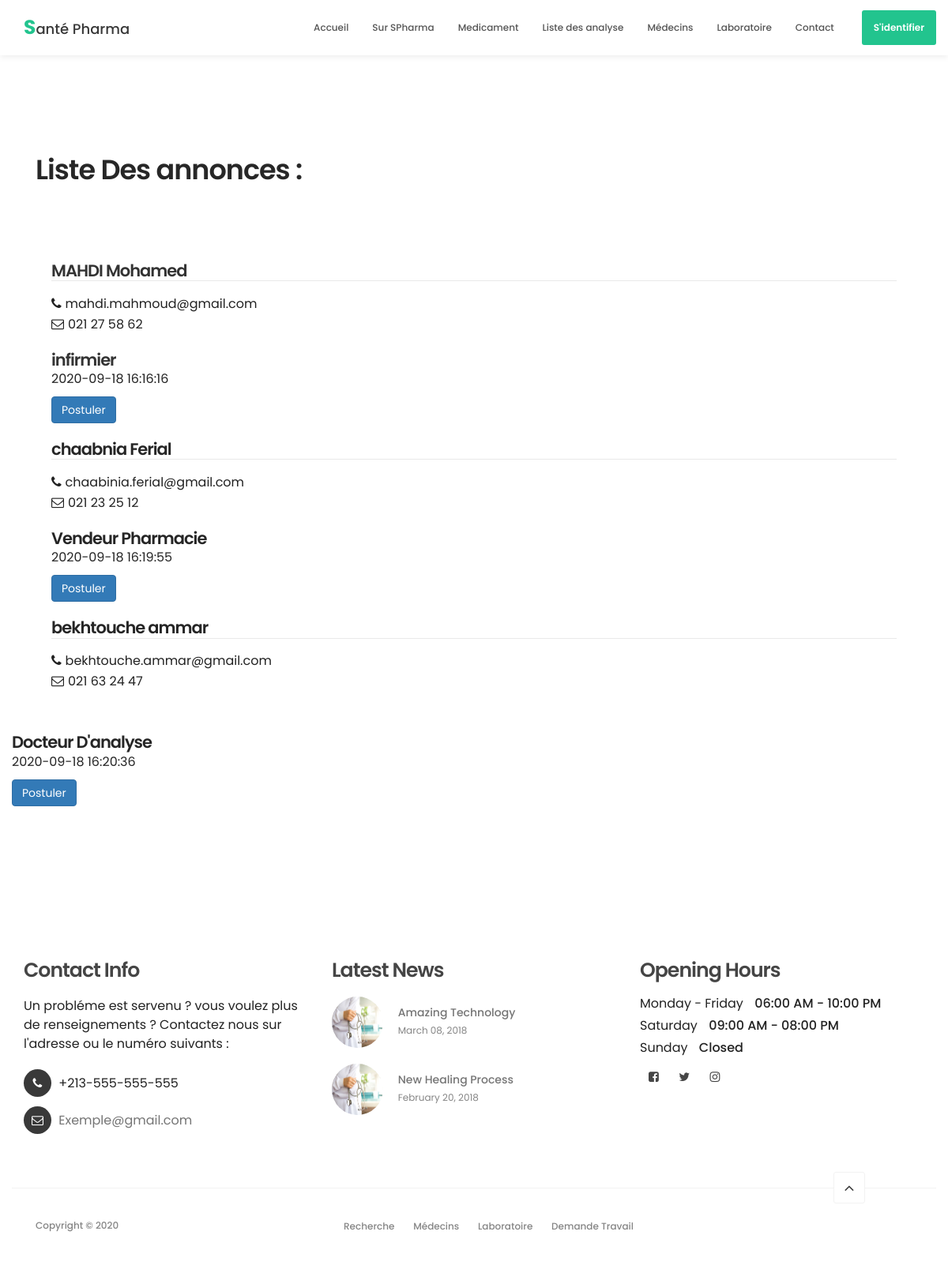
/postannonce.php, run on the app's committed database.
### tables this page shows
CREATE TABLE `postuler` (
  `id` int(10) NOT NULL,
  `nom` varchar(50) NOT NULL,
  `prenom` varchar(50) NOT NULL,
  `email` varchar(50) NOT NULL,
  `dateN` date NOT NULL,
  `specialiste` varchar(20) NOT NULL,
  `phone` varchar(15) NOT NULL,
  `dateCreation` datetime NOT NULL DEFAULT current_timestamp()
);

### postannonce.php (the view, shortened to what this page needs)
<!DOCTYPE html>
<html lang="fr">
<head>
     <link rel="stylesheet" href="css/bootstrap.min.css">
     <link rel="stylesheet" href="css/font-awesome.min.css">
     <link rel="stylesheet" href="css/animate.css">
     <link rel="stylesheet" href="css/owl.carousel.css">
     <link rel="stylesheet" href="css/owl.theme.default.min.css">
     <link rel="stylesheet" href="css/tooplate-style.css">
</head>
<body id="top" data-spy="scroll" data-target=".navbar-collapse" data-offset="50">
     <section class="navbar navbar-default navbar-static-top" role="navigation">
          <div class="container">
               <div class="navbar-header">
                    <a href="index.php" class="navbar-brand"><b>S</b>anté Pharma</a>
               </div>
               <div class="collapse navbar-collapse">
                    <ul class="nav navbar-nav navbar-right">
                         <li><a href="index.php" class="smoothScroll">Accueil</a></li>
                         <li><a href="index.php" class="smoothScroll">Sur SPharma</a></li>
                         <li><a href="listemedicam.php" class="smoothScroll">Medicament</a></li>
                         <li><a href="laboratoire.php" class="smoothScroll">Liste des analyse</a></li>
                         <li><a href="medecin.php" class="smoothScroll">Médecins</a></li>
                         <li><a href="#team1" class="smoothScroll">Laboratoire</a></li>
                         <li><a href="#footer" class="smoothScroll">Contact</a></li>
                         <li class="appointment-btn1"><a href="compte.php">S'identifier</a></li>
                    </ul>
               </div>
          </div>
     </section>
     <section id="team" data-stellar-background-ratio="1">
          <div class="container">
                <div class="col-md-6 col-sm-6" style="width:100%;">
                         <div class="about-info">
                              <h2 class="wow fadeInUp" data-wow-delay="0.1s">Liste Des annonces : </h2>
                         </div>
                    </div>
                    <div class="row">
                         <div class="col-sm-12" style="padding: 50px;">
                         	<div class="card">
                              <div class="card-body">
                              <?php
                                        include("connexion3.php");
                                        $query = "select * from postuler";
                                        $stat = $conn->query($query);
                                        $tab = $stat;
                                        if ($tab->rowCount() > 0) {
                                             while($row = $tab->fetch(PDO::FETCH_ASSOC)) {
                                               print "<h3>". $row["nom"]." ". $row["prenom"]."</h3>";
                                               echo "
                                               <div class='team-contact-info'>
                                               <p><i class='fa fa-phone'></i>". $row['email']."</p>
                                               <p><i class='fa fa-envelope-o'></i>". $row['phone']."</p>
                                               </div>
                                               </div>";
                                               echo "<h3 >". $row["specialiste"]."</h3>";
                                               echo "<p>".$row["dateCreation"]."</p>";
                                               echo "<a  href='index.php'><button type='button' class='btn btn-primary'>Postuler</button>";
                                        }
                                   }
                                   ?>
                              </div>
                        	</div>
     </section>
     <footer data-stellar-background-ratio="5" id="footer">
          <div class="container">
               <div class="row">
                    <div class="col-md-4 col-sm-4">
                         <div class="footer-thumb">
                              <h4 class="wow fadeInUp" data-wow-delay="0.4s">Contact Info</h4>
                              <p>Un probléme est servenu ? vous voulez plus de renseignements ? Contactez nous sur l'adresse ou le numéro   suivants : </p>
                              <div class="contact-info">
                                   <p><i class="fa fa-phone"></i> +213-555-555-555</p>
                                   <p><i class="fa fa-envelope-o"></i> <a href="#">Exemple@gmail.com</a></p>
                              </div>
                         </div>
                    </div>
                    <div class="col-md-4 col-sm-4">
                         <div class="footer-thumb">
                              <h4 class="wow fadeInUp" data-wow-delay="0.4s">Latest News</h4>
                              <div class="latest-stories">
                                   <div class="stories-image">
                                        <a href="#"><img src="images/news-image.jpg" class="img-responsive" alt=""></a>
                                   </div>
                                   <div class="stories-info">
                                        <a href="#"><h5>Amazing Technology</h5></a>
                                        <span>March 08, 2018</span>
                                   </div>
                              </div>
                              <div class="latest-stories">
                                   <div class="stories-image">
                                        <a href="#"><img src="images/news-image.jpg" class="img-responsive" alt=""></a>
                                   </div>
                                   <div class="stories-info">
                                        <a href="#"><h5>New Healing Process</h5></a>
                                        <span>February 20, 2018</span>
                                   </div>
                              </div>
                         </div>
                    </div>
                    <div class="col-md-4 col-sm-4">
                         <div class="footer-thumb">
                              <div class="opening-hours">
                                   <h4 class="wow fadeInUp" data-wow-delay="0.4s">Opening Hours</h4>
                                   <p>Monday - Friday <span>06:00 AM - 10:00 PM</span></p>
                                   <p>Saturday <span>09:00 AM - 08:00 PM</span></p>
                                   <p>Sunday <span>Closed</span></p>
                              </div>
                              <ul class="social-icon">
                                   <li><a href="#" class="fa fa-facebook-square" attr="facebook icon"></a></li>
                                   <li><a href="#" class="fa fa-twitter"></a></li>
                                   <li><a href="#" class="fa fa-instagram"></a></li>
                              </ul>
                         </div>
                    </div>
                    <div class="col-md-12 col-sm-12 border-top">
                         <div class="col-md-4 col-sm-6">
                              <div class="copyright-text">
                                   <p>Copyright &copy; 2020</p>
                              </div>
                         </div>
                         <div class="col-md-6 col-sm-6">
                              <div class="footer-link">
                                   <a href="index.php">Recherche</a>
                                   <a href="medecin.php">Médecins</a>
                                   <a href="index.php">Laboratoire</a>
                                   <a href="#appointment">Demande Travail</a>
                              </div>
                         </div>
                         <div class="col-md-2 col-sm-2 text-align-center">
                              <div class="angle-up-btn">
                                  <a href="#top" class="smoothScroll wow fadeInUp" data-wow-delay="1.2s"><i class="fa fa-angle-up"></i></a>
                              </div>
                         </div>
                    </div>
               </div>
          </div>
     </footer>
</body>
</html>

### css/tooplate-style.css (style rules this page uses)
body { background: #ffffff; font-family: 'Poppins', sans-serif; overflow-x: hidden; }
h1,h2,h3,h4,h5,h6 { font-weight: 600; line-height: inherit; }
h1,h2,h3,h4 { letter-spacing: -1px; }
h5 { font-weight: 500; }
h2 { color: #272727; font-size: 3em; padding-bottom: 10px; }
h3 { font-size: 1.8em; line-height: 1.2em; margin-bottom: 0; }
h4 { color: #454545; font-size: 1.8em; padding-bottom: 2px; }
p { color: #222222; font-size: 16px; font-weight: normal; line-height: 24px; }
b { font-size: 25px; font-weight: bold; color: #22c48e; }
html { -webkit-font-smoothing: antialiased; }
a { color: #252525; -webkit-transition: 0.5s; transition: 0.5s; text-decoration: none !important; }
.text-align-center { text-align: center; }
.border-top { border-top: 1px solid #f2f2f2; margin-top: 4em; padding-top: 2.5em; }
#about, #team, #news, #news-detail, #about1 { position: relative; padding-top: 100px; padding-bottom: 100px; }
.navbar-default { background: #ffffff; box-shadow: 0 2px 8px rgba(0,0,0,.075); border: none; margin-bottom: 0; padding: 10px; }
.navbar-default .navbar-brand { color: #393939; font-weight: 500; }
.navbar-default .navbar-brand b { color: #22c48e; }
.navbar-default .navbar-nav li.appointment-btn1 { margin: 3px 0 0 20px; }
.navbar-default .navbar-nav li.appointment-btn1 a { background: #22c48e; border-radius: 3px; color: #ffffff; font-weight: 600; padding-top: 12px; padding-bottom: 12px; }
.navbar-default .navbar-nav li a { color: #555555; font-size: 12px; font-weight: 500; padding-right: 20px; padding-left: 20px; -webkit-transition: all ease-in-out 0.4s; transition: all ease-in-out 0.4s; }
.team-contact-info { border-top: 1px solid #e9e9e9; padding-top: 1.2em; margin: auto; }
.team-contact-info .fa { margin-right: 5px; display: inline-block; }
.team-contact-info p { margin-bottom: 2px; }
footer { padding-top: 80px; padding-bottom: 40px; }
footer h4 { padding-bottom: 5px; }
footer a { color: #757575; }
.contact-info { padding-top: 10px; }
.contact-info .fa { background: #393939; border-radius: 100%; color: #ffffff; font-size: 15px; width: 35px; height: 35px; line-height: 35px; text-align: center; margin-right: 5px; margin-bottom: 2px; }
.latest-stories { margin-bottom: 20px; }
.stories-image, .stories-info { display: inline-block; vertical-align: top; }
.stories-image img { border-radius: 100%; width: 65px; height: 65px; }
.stories-info { margin-left: 15px; }
.stories-info h5 { margin-bottom: 2px; }
.stories-info span { color: #858585; font-size: 12px; }
.opening-hours p { line-height: 18px; }
.opening-hours span { font-weight: 500; display: inline-block; padding-left: 10px; }
.copyright-text p, .footer-link a { color: #858585; font-size: 12px; font-weight: 500; }
.footer-link a { font-size: 12px; display: inline-block; padding: 0 10px; margin-top: 4px; }
.angle-up-btn { position: relative; bottom: 4em; display: block; }
.angle-up-btn a { background: #ffffff; border: 1px solid #f2f2f2; border-radius: 3px; font-size: 20px; color: #393939; display: inline-block; text-align: center; width: 40px; height: 40px; line-height: 38px; transition: transform 0.1s ease-in; transform: translateX(0); }
.social-icon { position: relative; padding: 0; margin: 0; }
.social-icon li { display: inline-block; list-style: none; }
.social-icon li a { border-radius: 100px; color: #464646; font-size: 15px; width: 35px; height: 35px; line-height: 35px; text-decoration: none; text-align: center; transition: all 0.4s ease-in-out; position: relative; }
@media only screen and (max-width: 1200px) { h2 { font-size: 2.5em; } }
@media only screen and (max-width: 1200px) { h3 { font-size: 1.5em; } }
@media only screen and (max-width: 1200px) { .navbar-default .navbar-nav li a { padding-right: 15px; padding-left: 15px; } }

### data on the page
postuler: nom "MAHDI", prenom "Mohamed", email "mahdi.mahmoud@gmail.com", phone "021 27 58 62", specialiste "infirmier", dateCreation "2020-09-18 16:16:16"
postuler: nom "chaabnia", prenom "Ferial", email "chaabinia.ferial@gmail.com", phone "021 23 25 12"
postuler: nom "bekhtouche", prenom "ammar", email "bekhtouche.ammar@gmail.com", phone "021 63 24 47"
